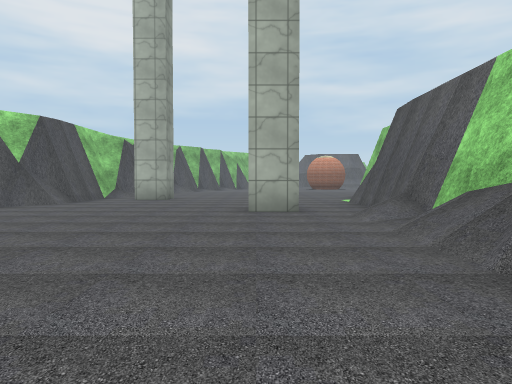
[1] (above)

19 first-person views from a walk through a Unity game level. The camera is 1.3 m above the floor, tilts 2° down and sees 70° across. The floor is counted in squares, 2 m on a side. Each view is taken from the middle of a square. On the plan, view 1 faces up. The plan holds only what a view shows up to about 11 squares ahead; the rest is blank. The place goes on beyond the plan. Some trees and plants on the terrain are drawn as simple stand-ins. The player is left out. Some surface patterns are stand-ins.

[2]
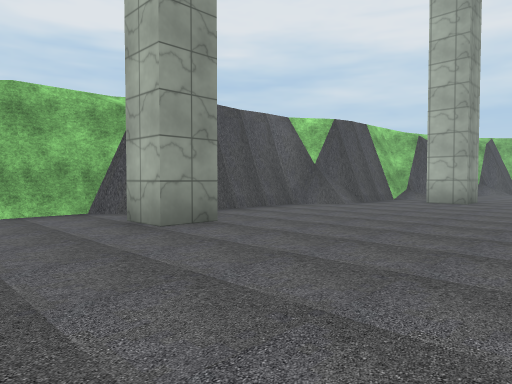

[3]
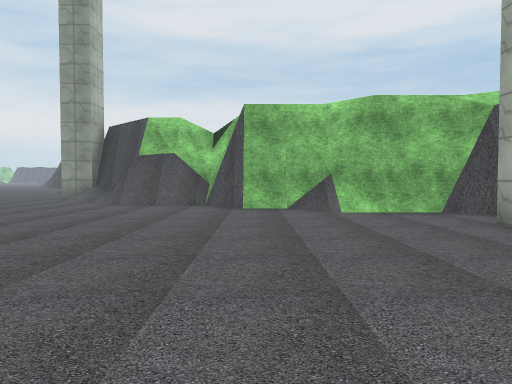

[4]
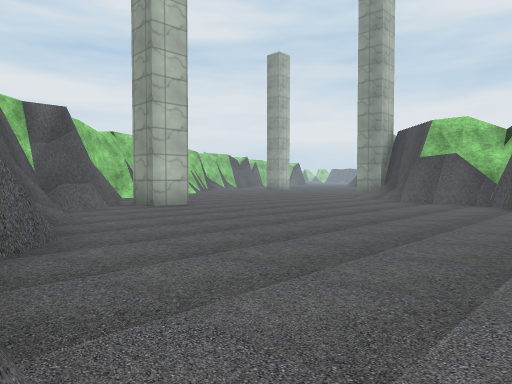

[5]
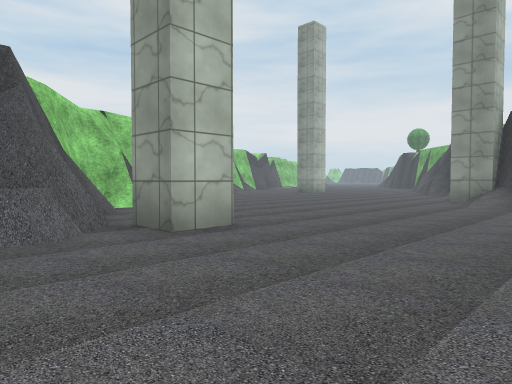

[6]
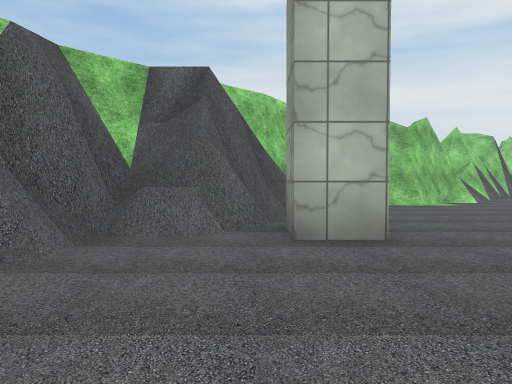

[7]
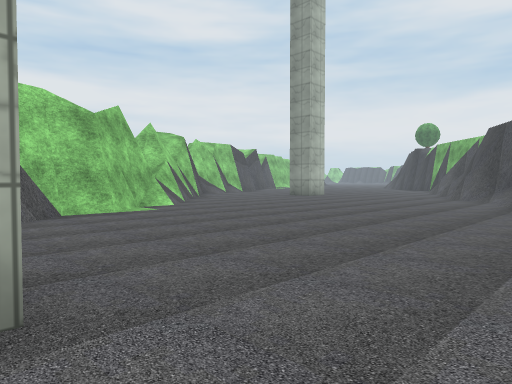

[8]
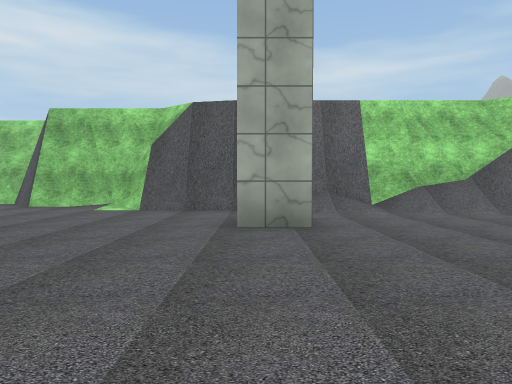

[9]
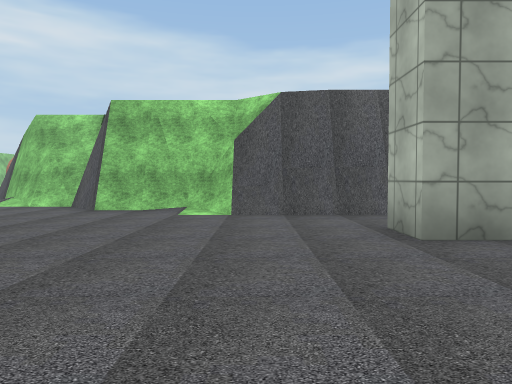

[10]
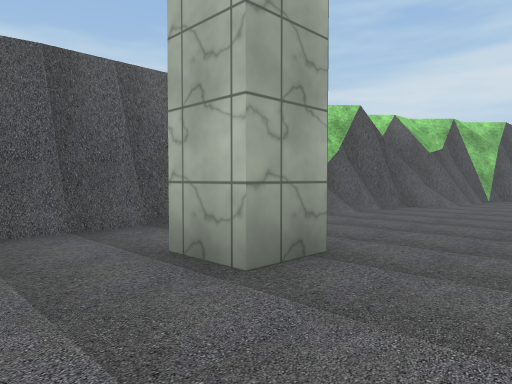

[11]
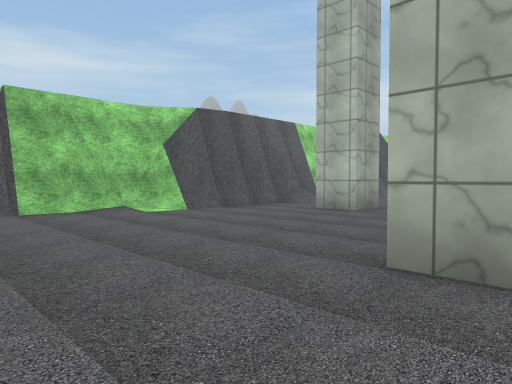

[12]
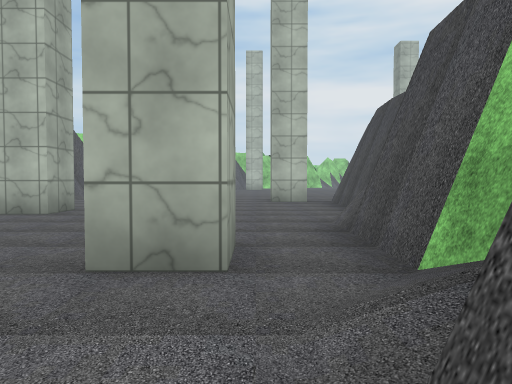

[13]
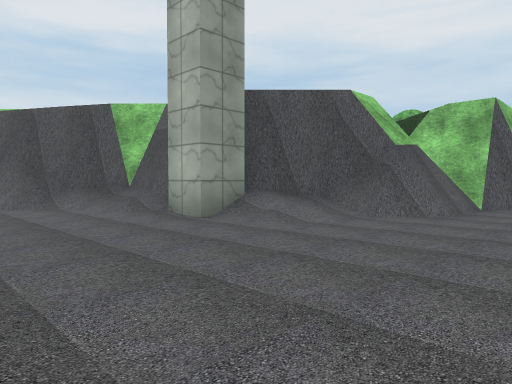

[14]
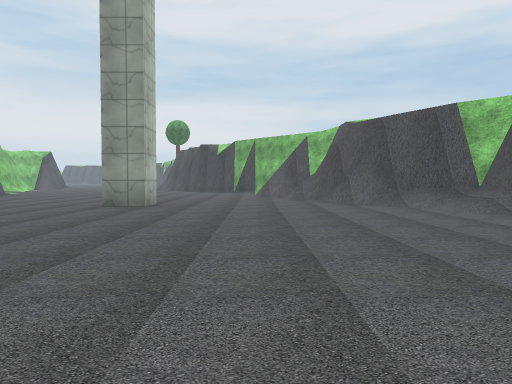

[15]
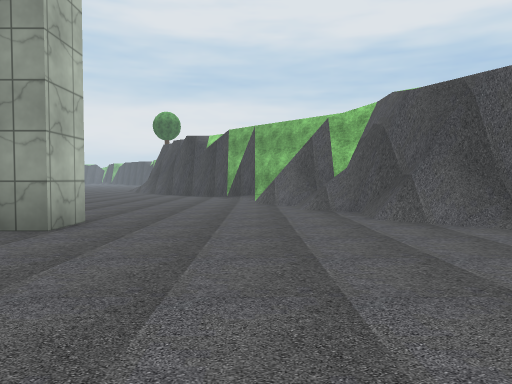

[16]
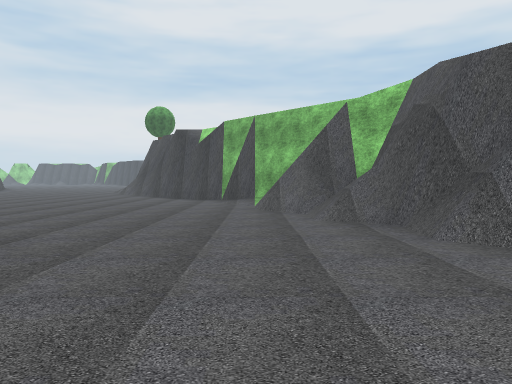

[17]
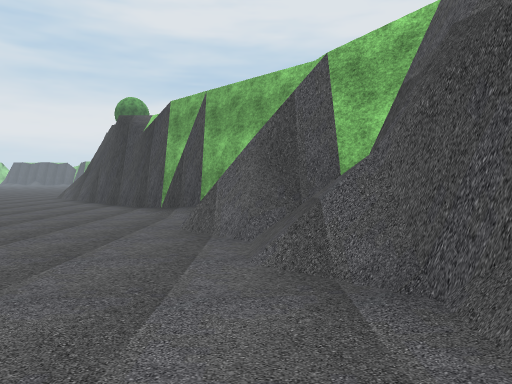

[18]
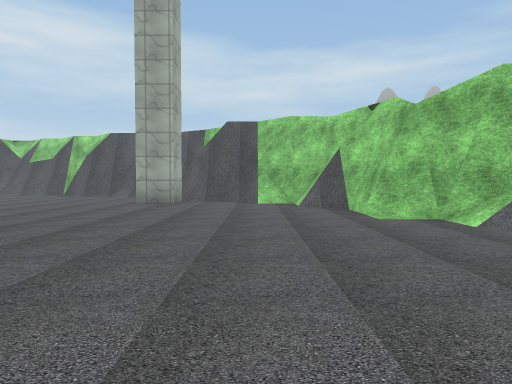

[19]
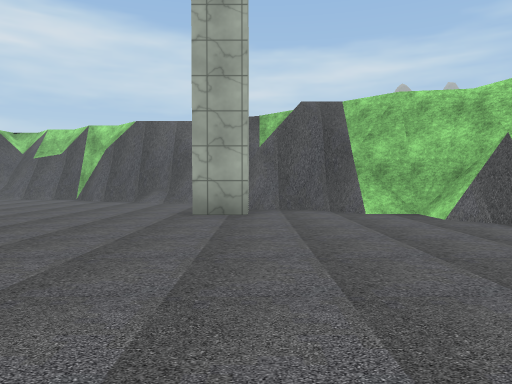

### Floor plan
Key: @ floor where view 1 was taken; # wall or solid block; x gap in a wall; . floor; / step, stairs or slope; = window, fence, low wall or low ledge.
Columns run from 26 left of view 1 to 5 right of it. Each row starts with its distance up from view 1.
 15                       ....   ..#
 14                      #.........#
 13                     ##........##
 12                     ##x#......#
 11                     ##........#
 10                     ##.......##
  9                    ##........#
  8                    ##.....#..#
  7                    ##......./#
  6                    ##......./#
  5                    ###....../#
  4                   ##.#....../#
  3                   ##........##
  2                  ##.........#
  1                  ##.........#
  0                  ##.......@##
 -1                 ##.........#
 -2                 ##.........#
 -3                 ##........##
 -4               ###.........#
 -5              ##/..........#
 -6           #####/.........##
 -7          ##//.........#.##
 -8         ###...........####
 -9      #####.............#
-10    ####=..............##
-11   ##/=...............###
-12  ##/...............####
-13 ##...............=##

Where each view was taken, in squares from view 1:
view 1: 0 up, 0 right, facing up
view 2: 1 up, 0 right, facing up-left
view 3: 0 up, 0 right, facing left
view 4: 1 up, 1 right, facing down-left
view 5: 3 down, 1 left, facing down-left
view 6: 3 down, 3 left, facing down
view 7: 5 down, 4 left, facing down-left
view 8: 8 up, 5 left, facing right
view 9: 10 up, 4 left, facing right
view 10: 10 up, 2 left, facing down-right
view 11: 15 up, 4 left, facing down-right
view 12: 15 up, 4 left, facing down
view 13: 10 down, 7 left, facing up-left
view 14: 11 down, 7 left, facing left
view 15: 11 down, 11 left, facing left
view 16: 11 down, 13 left, facing left
view 17: 10 down, 16 left, facing left
view 18: 10 down, 14 left, facing right
view 19: 8 down, 11 left, facing right
